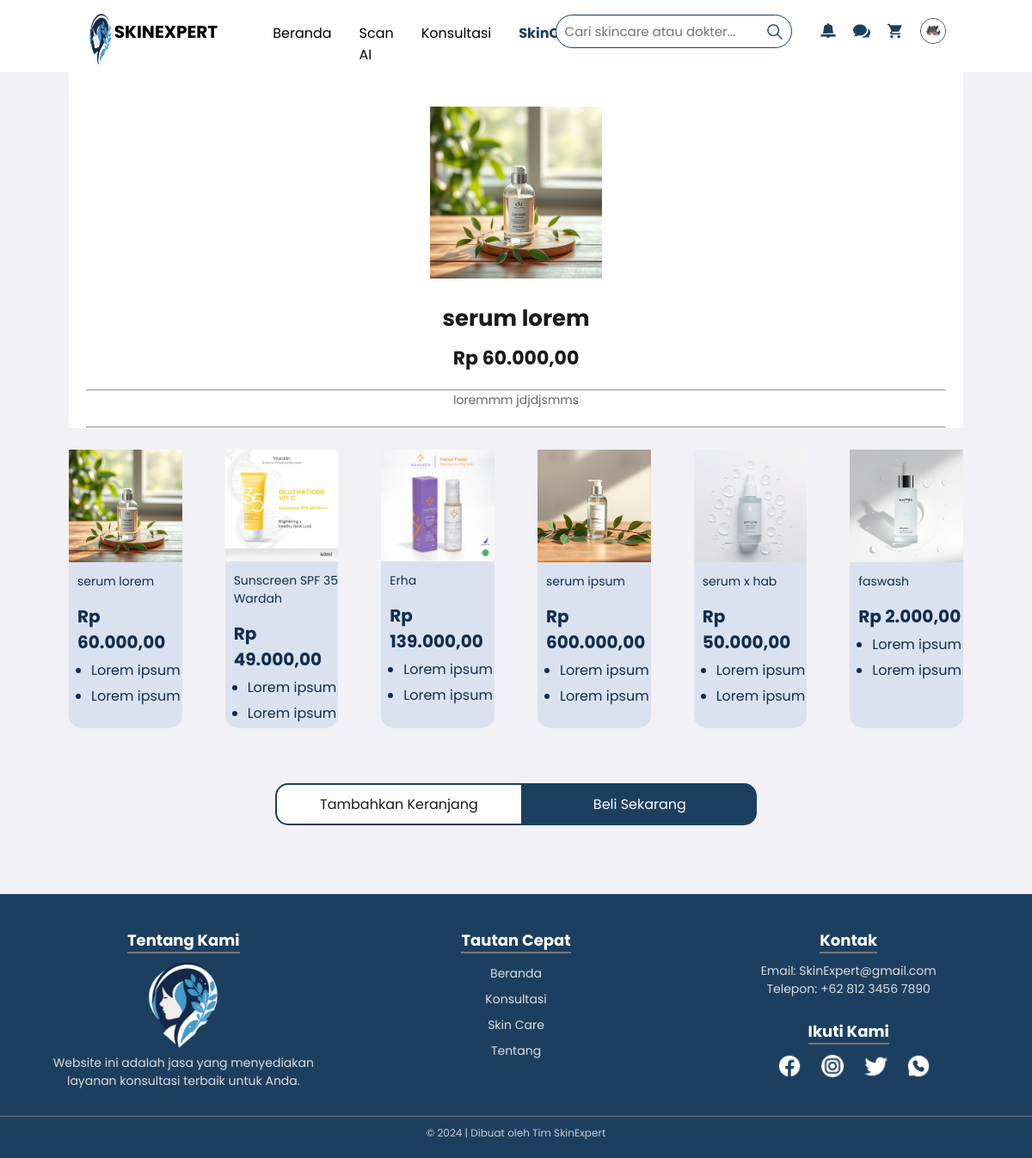
The app's page /Detail Produk/detailproduk.php?id=2 with its own data.
### tables this page shows
CREATE TABLE `produk` (
  `id_produk` int NOT NULL,
  `nama_produk` varchar(255) NOT NULL,
  `deskripsi_produk` text NOT NULL,
  `harga` int NOT NULL,
  `stok` int NOT NULL,
  `gambar_produk` varchar(255) NOT NULL,
  `nama_toko` varchar(255) NOT NULL,
  `id_kategori` int NOT NULL
);

### Detail Produk/detailproduk.php (the view, shortened to what this page needs)
<?php
include '../asset/dbskin.php';
$sqlStatement = "SELECT * FROM produk  ";
$code = mysqli_query($conn, $sqlStatement);
$data = mysqli_fetch_all($code, MYSQLI_ASSOC);
if (isset($_GET['id'])) {
  $id_produk = intval($_GET['id']);
  $query = "SELECT * FROM produk WHERE id_produk = $id_produk";
  $result = mysqli_query($conn, $query);
  if ($result && mysqli_num_rows($result) > 0) {
    $produk = mysqli_fetch_assoc($result);
  } else {
    die("Produk tidak ditemukan.");
  }
} else {
  die("ID produk tidak disediakan.");
}
?>
<!DOCTYPE html>
<html lang="en">
<head>
</head>
<body>
  <?php include '../header.php'; ?>
  <main>
    <div class="main-content">
      <img src="../gambar/<?= $produk['gambar_produk']; ?>" alt="<?= $produk['nama_produk']; ?>" alt="Product Image" />
      <h1><?= $produk['nama_produk']; ?></h1>
      <h2>Rp <?= number_format($produk['harga'], 2, ',', '.'); ?></h2>
      <hr />
      <p>
        <?= $produk['deskripsi_produk']; ?>
      </p>
      <hr />
    </div>
    <br />
    <div class="product-grid">
      <?php
      shuffle($data);
      foreach ($data as $key => $barang) {
      ?>
        <div class="product-card">
          <a href="../Detail Produk/detailproduk.php?id=<?= $barang['id_produk'] ?>">
            <img src="../gambar/<?= $barang['gambar_produk'] ?>" alt="gambar produk" />
            <h3><?= $barang['nama_produk'] ?></h3>
            <p>Rp <?= number_format($barang['harga'], 2, ',', '.'); ?></p>
            <ul>
              <li>Lorem ipsum</li>
              <li>Lorem ipsum</li>
            </ul>
          </a>
        </div>
      <?php } ?>
    </div>
    <div class="buttons">
      <div>
        <form method="POST" action="../keranjang/autentikasi_keranjang.php">
          <button class="add-to-cart" type="submit" name="submit-keranjang">Tambahkan Keranjang</button>
        </form>
      </div>
      <div>
        <button class="buy-now">Beli Sekarang</button>
      </div>
    </div>
  </main>
  <?php include '../footer.php'; ?>
</body>
</html>

### Detail Produk/detailproduk.php (style rules this page uses)
body { font-family: "Poppins", sans-serif; margin: 0; padding: 0; background-color: #f1f1f6; }
main { margin-left: 5rem; margin-right: 5rem; }
.main-content { text-align: center; padding: 40px 20px 0; background-color: #fff; }
.main-content img { width: 20%; height: 20%; }
.main-content h1 { font-size: 26px; color: #1a1a1a; margin: 20px 0 10px; }
.main-content h2 { font-size: 22px; color: #1a1a1a; margin: 0 0 20px; }
.main-content p { font-size: 14px; color: #666; margin: 0 20% 20px; text-align: center; }
.product-grid { display: grid; grid-template-columns: repeat(6, 1fr); gap: 50px; }
.product-card { background-color: #dbe2ef; text-align: left; border-radius: 0 0 15px 15px; }
.product-card img { width: 100%; height: auto; }
.product-card h3 { color: #112d4e; font-size: 14px; font-weight: normal; margin: 5px 0 15px 0; }
.product-card p { color: #112d4e; font-weight: bold; margin: 5px 0; font-size: 20px; }
.product-card ul { padding: 0 0 0 16px; }
.product-card ul li { margin: 5px 0; }
.product-card ul li::marker { font-weight: bold; }
.product-card h3, .product-card p, .product-card ul li { margin-left: 10px; }
.product-card a { text-decoration: none; color: #112D4E; }
.buttons { display: flex; justify-content: center; align-items: center; margin-top: 4rem; margin-bottom: 5rem; }
.buttons button { border: none; width: 100%; padding: 10px 50px; font-size: 16px; cursor: pointer; transition: all 0.3s ease; }
.buttons .add-to-cart { border-radius: 15px 0 0 15px; background-color: #fff; color: #1a1a1a; border: 2px solid #1c3f60; }
.buttons .buy-now { padding: 10px 80px; border-radius: 0 15px 15px 0; background-color: #1c3f60; color: #fff; border: 2px solid #1c3f60; }

### header.php (style rules this page uses)
* { overscroll-behavior: none; font-family: "Poppins", serif; padding: 0; margin: 0; }
:root { --primary-color: #1C3F60; --secondary-color: #ffff; --text-color: #333; --text-color-secondary: #ffff; --back-color: #DBE2EF; }
body { margin: 0; overflow-x: hidden; }

### footer.php (style rules this page uses)
* { margin: 0; padding: 0; box-sizing: border-box; }
body { display: flex; flex-direction: column; min-height: 100vh; }
:root { --primary-color: #1C3F60; --secondary-color: #ffff; --text-color: #333; --text-color-secondary: #ffff; }

### records on screen
produk: gambar_produk (picture), nama_produk "serum lorem", harga "60.000,00", deskripsi_produk "loremmm jdjdjsmms"
produk: gambar_produk (picture), nama_produk "Sunscreen SPF 35 Wardah", harga "49.000,00"
produk: gambar_produk (picture), nama_produk "Erha", harga "139.000,00"
produk: gambar_produk (picture), nama_produk "serum ipsum", harga "600.000,00"
produk: gambar_produk (picture), nama_produk "serum x hab", harga "50.000,00"
produk: gambar_produk (picture), nama_produk "faswash", harga "2.000,00"
